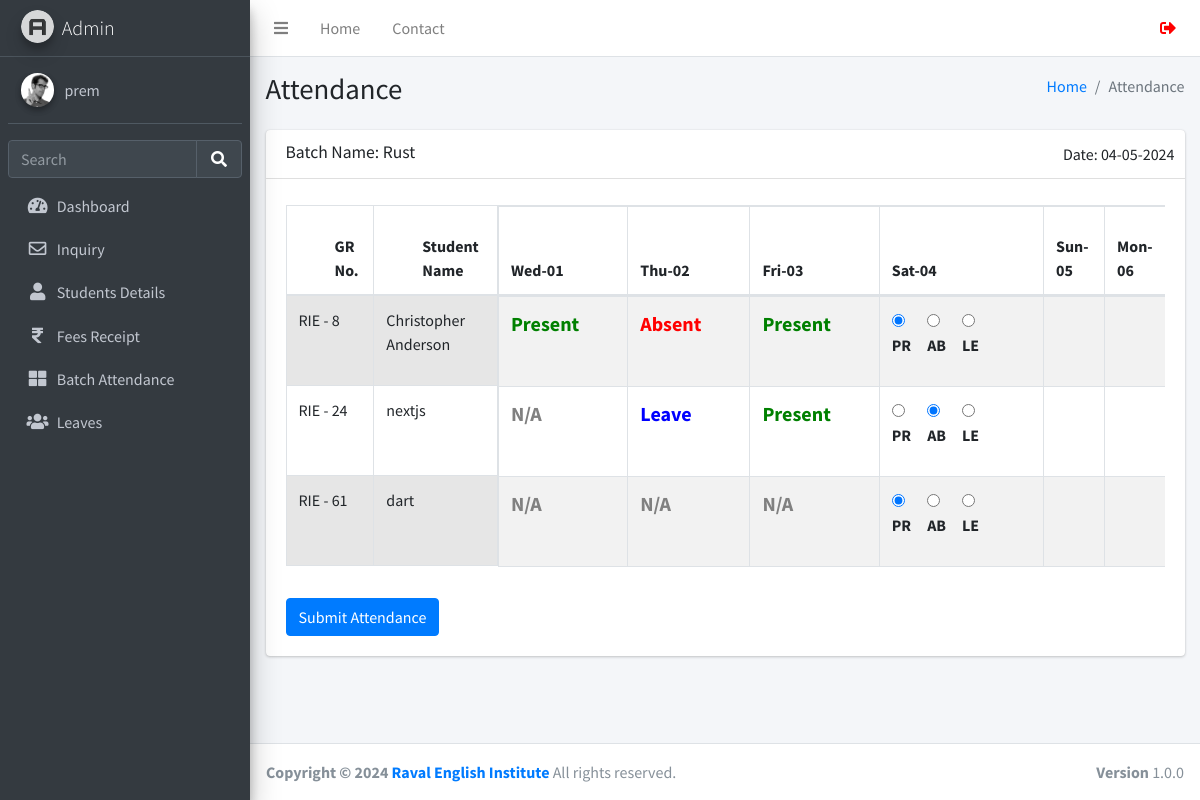
/Attendanceform.php?id=11 (signed in), run on an earlier commit of the app's database.
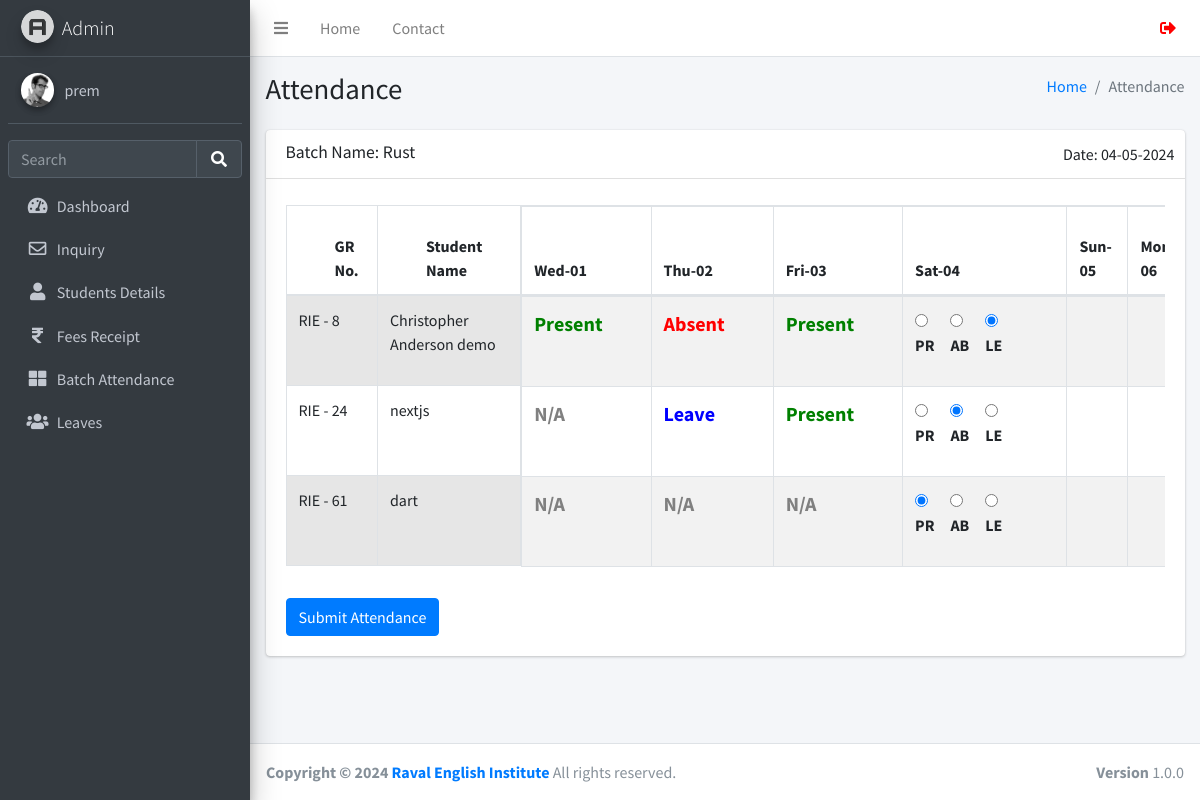
And on a later commit of the database.
### tables this page shows
CREATE TABLE `studentinfo` (
  `id` int(11) NOT NULL,
  `name` varchar(255) DEFAULT NULL,
  `batch` int(11) DEFAULT NULL,
  `batch_name` varchar(255) DEFAULT NULL,
  `father_name` varchar(255) DEFAULT NULL,
  `mother_name` varchar(255) DEFAULT NULL,
  `dob` date DEFAULT NULL,
  `gender` varchar(50) DEFAULT NULL,
  `mobile_number` varchar(15) DEFAULT NULL,
  `fee_status` varchar(50) DEFAULT NULL,
  `profession` varchar(100) DEFAULT NULL,
  `address` varchar(255) DEFAULT NULL,
  `admission_time` date DEFAULT NULL,
  `created_at` datetime NOT NULL DEFAULT current_timestamp(),
  `pending_fees` decimal(10,2) DEFAULT 0.00
);

CREATE TABLE `attendance` (
  `id` int(11) NOT NULL,
  `student_id` int(11) DEFAULT NULL,
  `date` date DEFAULT NULL,
  `status` tinyint(4) DEFAULT NULL,
  `batch_id` int(11) DEFAULT NULL,
  `created_at` datetime NOT NULL DEFAULT current_timestamp()
);

### function.php (called while the page is built, shortened)
<?php
require_once('db.php');
function selectFromTable($tableName, $columns, $whereConditions) {
    global $db;
    try {
        $sql = "SELECT " . implode(', ', $columns) . " FROM $tableName";
        if (!empty($whereConditions)) {
            $sql .= " WHERE " . implode(' AND ', array_map(function ($col) {
                return "$col = :$col";
            }, array_keys($whereConditions)));
        }
        $stmt = $db->prepare($sql);
        foreach ($whereConditions as $col => $value) {
            $stmt->bindValue(":$col", $value);
        }
        $stmt->execute();
        return $stmt->fetchAll(PDO::FETCH_ASSOC);
    } catch (PDOException $e) {
        return false;
    }
}
?>

### Attendanceform.php (the view, shortened to what the changed rows need)
<!DOCTYPE html>
<html lang="en">
<head>
  <link rel="stylesheet" href="https://cdn.jsdelivr.net/npm/bootstrap@5.1.3/dist/css/bootstrap.min.css">
  <link rel="stylesheet" href="https://cdn.datatables.net/1.10.19/css/dataTables.bootstrap4.min.css">
</head>
<body>
  <?php include ('./header.php'); ?>
  <?php include ('db.php'); ?>
  <?php include ('function.php'); ?>
  <div class="content-wrapper">
    <div class="content-header">
      <div class="container-fluid">
        <div class="row mb-2">
          <div class="col-sm-6">
            <h1 class="m-0">Attendance</h1>
          </div>
        </div>
      </div>
    </div>
    <section class="content">
      <div class="container-fluid">
        <div class="row">
          <div class="col-12">
            <div class="card">
                  <?php
                  $batchId = isset($_GET['id']) ? $_GET['id'] : 0;
                  ?>
              <div class="card-body">
                <form id="attendanceForm" method="post">
                    <div class="table-container" style="display: flex;">
                      <div class="table-wrapper">
                        <table id="grNoNameTable" class="table table-bordered table-striped table1">
                          <thead>
                            <tr>
                              <th class="pl-5">GR No.</th>
                              <th class="pl-5">Student Name</th>
                            </tr>
                          </thead>
                          <tbody>
                            <?php
                            $students = selectFromTable('studentinfo', ['id', 'name'], ['batch' => $batchId]);
                            foreach ($students as $student):
                              echo "<tr>";
                              echo "<td>RIE - {$student['id']}</td>";
                              echo "<td>{$student['name']}</td>";
                              echo "</tr>";
                            endforeach;
                            ?>
                          </tbody>
                        </table>
                      </div>
                      <div class="table-responsive">
                      <div class="table-wrapper">
                        <table id="attendanceTable" class="table table-bordered table-striped table2">
                          <thead>
                            <tr>
                              <?php
                              $num_days = date('t');
                              for ($i = 1; $i <= $num_days; $i++) {
                                $date = date('D-d', strtotime(date('Y-m-') . sprintf('%02d', $i)));
                                echo "<th>$date</th>";
                              }
                              ?>
                            </tr>
                          </thead>
                          <tbody>
                            <?php
                            $currentDate = date('Y-m-d');
                            $students = selectFromTable('studentinfo', ['id', 'name'], ['batch' => $batchId]);
                            foreach ($students as $student):
                              echo "<tr>";
                              for ($i = 1; $i <= $num_days; $i++) {
                                $date = date('Y-m-d', strtotime(date('Y-m-') . sprintf('%02d', $i)));
                                $attendance = selectFromTable('attendance', ['status'], ['student_id' => $student['id'], 'date' => $date]);
                                $status = $attendance ? $attendance[0]['status'] : -1;
                                echo "<td class='pr-5'>";
                                if ($date < $currentDate) {
                                  switch ($status) {
                                    case 0:
                                      echo "<div class='status-present'>Present</div>";
                                      break;
                                    case 1:
                                      echo "<div class='status-absent'>Absent</div>";
                                      break;
                                    case 2:
                                      echo "<div class='status-leave'>Leave</div>";
                                      break;
                                    default:
                                      echo "<div class='status'>N/A</div>";
                                      break;
                                  }
                                } elseif ($date == $currentDate) {
                                  echo "<div style='display: flex;'>";
                                  echo "<div><input type='radio' class='attendance-checkbox' data-student-id='{$student['id']}' name='status[{$student['id']}][$date]' value='0' " . ($status == 0 ? "checked" : "") . "><Label class='pr-3'>PR</Label></div>";
                                  echo "<div><input type='radio' class='attendance-checkbox' data-student-id='{$student['id']}' name='status[{$student['id']}][$date]' value='1' " . ($status == 1 ? "checked" : "") . "><Label class='pr-3'>AB</Label></div>";
                                  echo "<div><input type='radio' class='attendance-checkbox' data-student-id='{$student['id']}' name='status[{$student['id']}][$date]' value='2' " . ($status == 2 ? "checked" : "") . "><Label class='pr-3'>LE</Label></div>";
                                  echo "</div>";
                                } else {
                                }
                                echo "</td>";
                              }
                              echo "</tr>";
                            endforeach;
                            ?>
                          </tbody>
                        </table>
                      </div>
                    </div>
                  </div>
                </form>
              </div>
            </div>
          </div>
        </div>
      </div>
    </section>
  </div>
  <?php include ('./footer.php'); ?>
</body>
</html>

### header.php (shortened to what the changed rows need)
<!DOCTYPE html>
<html lang="en">
<head>
  <link rel="stylesheet" href="./plugins/fontawesome-free/css/all.min.css">
  <link rel="stylesheet" href="https://code.ionicframework.com/ionicons/2.0.1/css/ionicons.min.css">
  <link rel="stylesheet" href="./plugins/icheck-bootstrap/icheck-bootstrap.min.css">
  <link rel="stylesheet" href="./asset/css/adminlte.min.css">
</head>
<body class="hold-transition sidebar-mini layout-fixed">
<div class="wrapper">
  <aside class="main-sidebar sidebar-dark-primary elevation-4">
    <a href="./dashboard.php" class="brand-link">
      <img src="./asset/img/AdminLTELogo.png" alt="AdminLTE Logo" class="brand-image img-circle elevation-3" style="opacity: .8">
      <span class="brand-text font-weight-light">Admin</span>
    </a>
  </aside>

What changed in the data, as far as the page shows it:
changed studentinfo id 8: name "Christopher Anderson" → "Christopher Anderson demo"
changed attendance (number 1 of 3 on the later page): status "☑" → "☐"; status "☐" → "☑"
